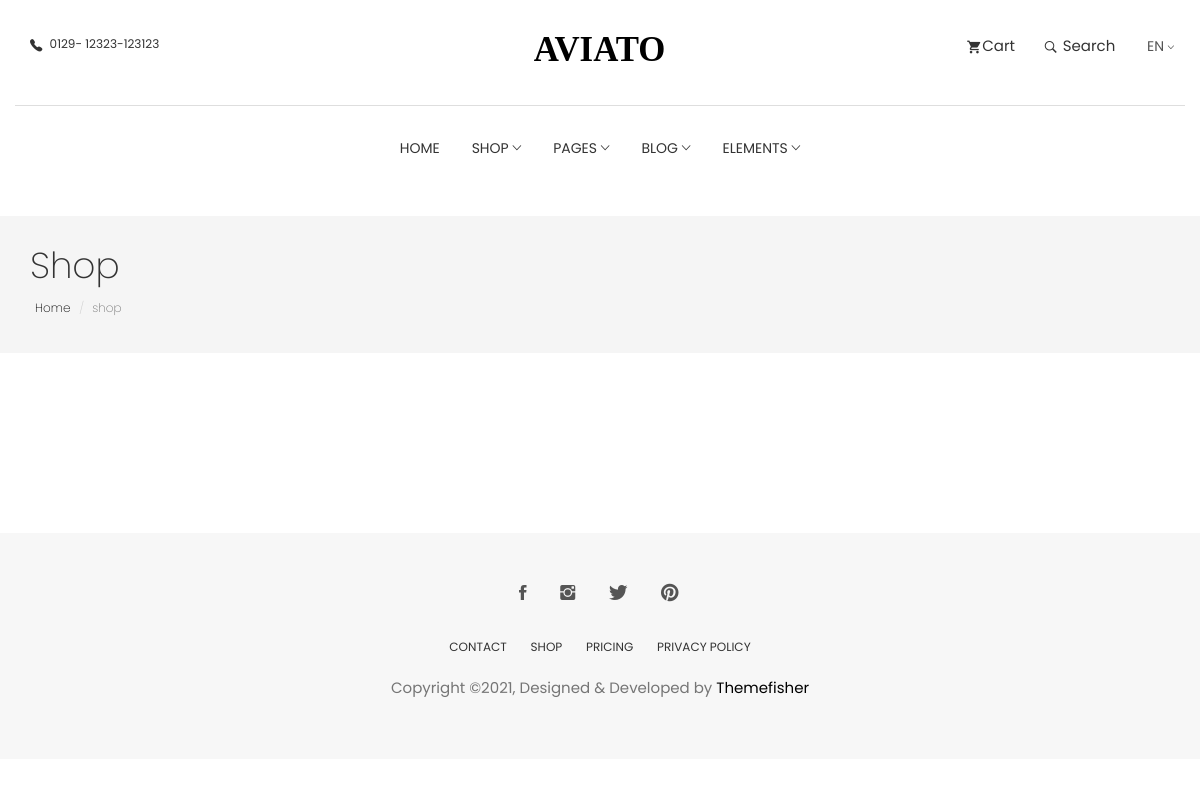
The app's page /shop (signed in), older data.
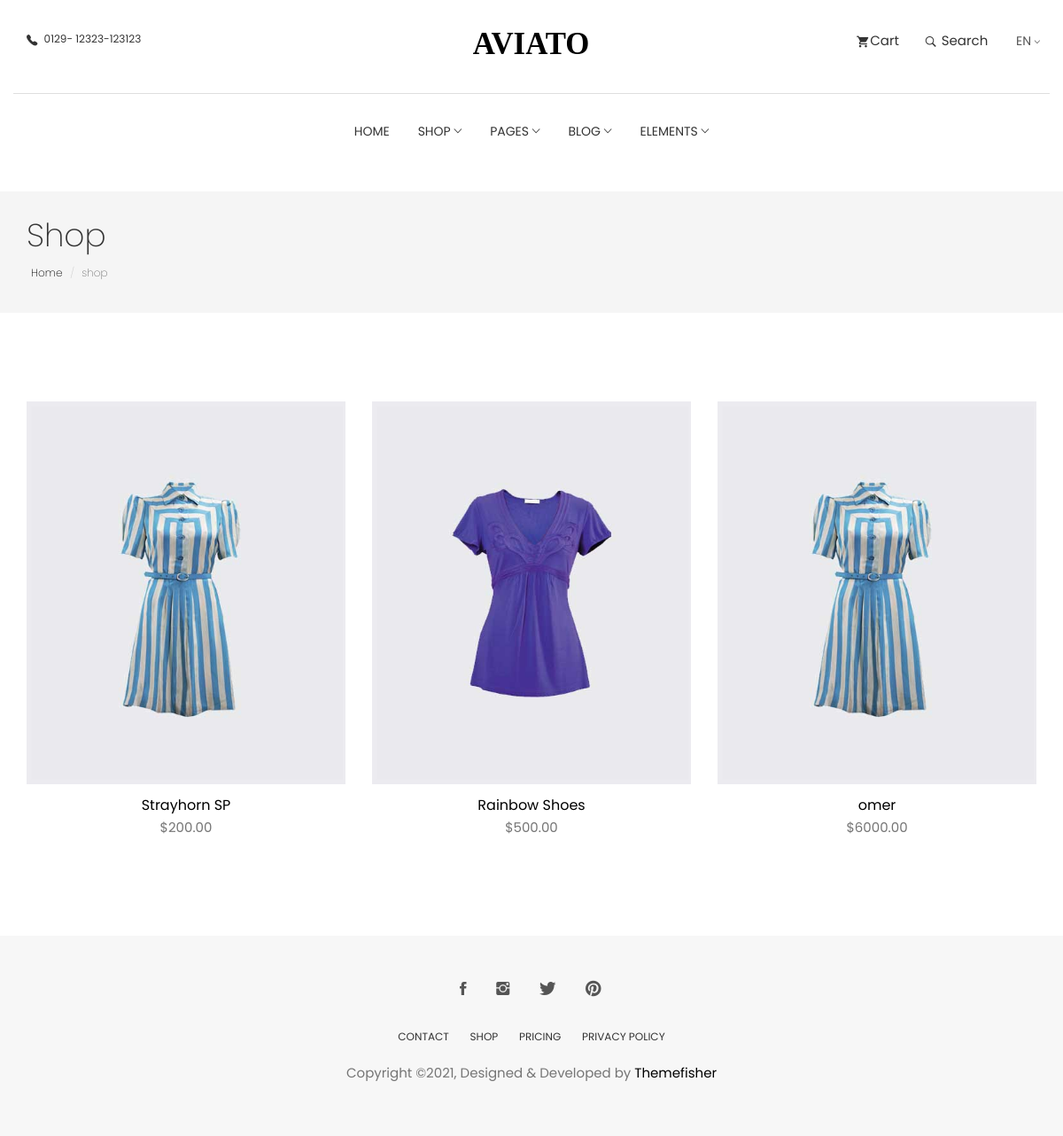
The same page, newer data.
### product/models.py (models this page shows, shortened)
class Product(models.Model):
    id = models.AutoField(primary_key=True, null=False, blank=False)
    title = models.CharField(max_length=50, null=False, blank=False)
    description = models.TextField(max_length=1000, null=False, blank=False, validators=[PRODUCT_DESCRIPTION])
    price = models.DecimalField(max_digits=7, decimal_places=2)
    color = models.CharField(max_length=23, null=False, blank=False, validators=[COLOR_HEXA_VALIDATOR,])
    size = models.CharField(max_length=3, choices=SIZE_TUPLE, default=SIZE_TUPLE[0][0])
    slug = models.SlugField(null=True, blank=True)
    category_id = models.ForeignKey('Category', null=False, blank=False, on_delete=models.DO_NOTHING)
    image = models.ImageField(upload_to=image_uploader(class_name='product'), null=False, blank=False)

### product/views.py (the view)
# urls.py: path('shop',product_shop, name='shop'),
@login_required
def product_shop(request):
    queryset = Product.objects.all()
    context = {
        "products": queryset,
        "app_name": "Aviato | Shop"
    }
    return render(request, 'shop.html', context)

### product/templates/shop.html (shortened to what this page needs)
{% extends 'base.html' %}
{% load static %}
{% load bootstrap4 %}
{% block container %}
<section class="page-header">
	<div class="container">
		<div class="row">
			<div class="col-md-12">
				<div class="content">
					<h1 class="page-name">Shop</h1>
					<ol class="breadcrumb">
						<li><a href="{% url 'products:home-page' %}">Home</a></li>
						<li class="active">shop</li>
					</ol>
				</div>
			</div>
		</div>
	</div>
</section>
<section class="products section">
	<div class="container">
		<div class="row">
            {% for product in products%}
			<div class="col-md-4">
				<div class="product-item">
					<div class="product-thumb">
						<img class="img-responsive" src="{{ product.image.url }}" alt="product-img" />
					</div>
					<div class="product-content">
						<h4><a href="product-single.html">{{product.title}}</a></h4>
						<p class="price">${{product.price}}</p>
					</div>
				</div>
			</div>
            {% endfor %}
		</div>
	</div>
</section>
{% endblock %}

### templates/base.html (shortened to what this page needs)
{% load static %}
{% load bootstrap4 %}
<!DOCTYPE html>
<html lang="en">
<head>
  <link rel="stylesheet" href="{% static 'plugins/themefisher-font/style.css' %}">
  <link rel="stylesheet" href="{% static 'plugins/bootstrap/css/bootstrap.min.css' %}">
  <link rel="stylesheet" href="{% static 'plugins/animate/animate.css' %}">
  <link rel="stylesheet" href="{% static 'plugins/slick/slick.css' %}">
  <link rel="stylesheet" href="{% static 'plugins/slick/slick-theme.css' %}">
  <link rel="stylesheet" href="{% static 'css/style.css' %}">
</head>
<body id="body">
<section class="top-header">
	<div class="container">
		<div class="row">
			<div class="col-md-4 col-xs-12 col-sm-4">
				<div class="contact-number">
					<i class="tf-ion-ios-telephone"></i>
					<span>0129- 12323-123123</span>
				</div>
			</div>
			<div class="col-md-4 col-xs-12 col-sm-4">
				<div class="logo text-center">
					<a href="{% url 'products:home-page' %}">
						<svg width="135px" height="29px" viewBox="0 0 155 29" version="1.1" xmlns="http://www.w3.org/2000/svg"
							xmlns:xlink="http://www.w3.org/1999/xlink">
							<g id="Page-1" stroke="none" stroke-width="1" fill="none" fill-rule="evenodd" font-size="40"
								font-family="AustinBold, Austin" font-weight="bold">
								<g id="Group" transform="translate(-108.000000, -297.000000)" fill="#000000">
									<text id="AVIATO">
										<tspan x="108.94" y="325">AVIATO</tspan>
									</text>
								</g>
							</g>
						</svg>
					</a>
				</div>
			</div>
			<div class="col-md-4 col-xs-12 col-sm-4">
				<ul class="top-menu text-right list-inline">
					<li class="dropdown cart-nav dropdown-slide">
						<a href="#!" class="dropdown-toggle" data-toggle="dropdown" data-hover="dropdown"><i
								class="tf-ion-android-cart"></i>Cart</a>
					</li>
					<li class="dropdown search dropdown-slide">
						<a href="#!" class="dropdown-toggle" data-toggle="dropdown" data-hover="dropdown"><i
								class="tf-ion-ios-search-strong"></i> Search</a>
					</li>
					<li class="commonSelect">
						<select class="form-control">
							<option>EN</option>
						</select>
					</li>
				</ul>
			</div>
		</div>
	</div>
</section>
<section class="menu">
	<nav class="navbar navigation">
		<div class="container">
			<div id="navbar" class="navbar-collapse collapse text-center">
				<ul class="nav navbar-nav">
					<li class="dropdown ">
						<a href="{% url 'products:home-page' %}">Home</a>
					</li>
					<li class="dropdown dropdown-slide">
						<a href="#!" class="dropdown-toggle" data-toggle="dropdown" data-hover="dropdown" data-delay="350"
							role="button" aria-haspopup="true" aria-expanded="false">Shop <span
								class="tf-ion-ios-arrow-down"></span></a>
					</li>
					<li class="dropdown full-width dropdown-slide">
						<a href="#!" class="dropdown-toggle" data-toggle="dropdown" data-hover="dropdown" data-delay="350"
							role="button" aria-haspopup="true" aria-expanded="false">Pages <span
								class="tf-ion-ios-arrow-down"></span></a>
					</li>
					<li class="dropdown dropdown-slide">
						<a href="#!" class="dropdown-toggle" data-toggle="dropdown" data-hover="dropdown" data-delay="350"
							role="button" aria-haspopup="true" aria-expanded="false">Blog <span
								class="tf-ion-ios-arrow-down"></span></a>
					</li>
					<li class="dropdown dropdown-slide">
						<a href="#!" class="dropdown-toggle" data-toggle="dropdown" data-hover="dropdown" data-delay="350"
							role="button" aria-haspopup="true" aria-expanded="false">Elements <span
								class="tf-ion-ios-arrow-down"></span></a>
					</li>
				</ul>
			</div>
		</div>
	</nav>
</section>
{% block container %}
{% endblock%}
<footer class="footer section text-center">
    <div class="container">
        <div class="row">
            <div class="col-md-12">
                <ul class="social-media">
                    <li>
                        <a href="https://www.facebook.com/themefisher">
                            <i class="tf-ion-social-facebook"></i>
                        </a>
                    </li>
                    <li>
                        <a href="https://www.instagram.com/themefisher">
                            <i class="tf-ion-social-instagram"></i>
                        </a>
                    </li>
                    <li>
                        <a href="https://www.twitter.com/themefisher">
                            <i class="tf-ion-social-twitter"></i>
                        </a>
                    </li>
                    <li>
                        <a href="https://www.pinterest.com/themefisher/">
                            <i class="tf-ion-social-pinterest"></i>
                        </a>
                    </li>
                </ul>
                <ul class="footer-menu text-uppercase">
                    <li>
                        <a href="contact.html">CONTACT</a>
                    </li>
                    <li>
                        <a href="shop.html">SHOP</a>
                    </li>
                    <li>
                        <a href="pricing.html">Pricing</a>
                    </li>
                    <li>
                        <a href="contact.html">PRIVACY POLICY</a>
                    </li>
                </ul>
                <p class="copyright-text">Copyright &copy;2021, Designed &amp; Developed by <a href="https://themefisher.com/">Themefisher</a></p>
            </div>
        </div>
    </div>
</footer>
  </body>
  </html>

### static/css/style.css (style rules this page uses)
body { line-height: 1.5; font-family: "Poppins", sans-serif; -webkit-font-smoothing: antialiased; }
p { font-family: "Poppins", sans-serif; color: #757575; font-size: 15px; }
h1, h2, h3, h4, h5, h6 { font-family: "Poppins", sans-serif; }
h1, h2, h3, h4, h5, h6 { font-weight: 400; }
ol, ul { margin: 0; padding: 0; list-style: none; }
a, a:focus, a:hover { text-decoration: none; outline: 0; color: #000; }
.form-control { box-shadow: none; border-radius: 0; }
.section { padding: 80px 0; }
.page-header { background: #f5f5f5; margin-top: 20px; border-bottom: none; padding: 30px 0; }
.page-header h1 { font-weight: 200; margin: 0 0 6px 0; }
.page-header .breadcrumb { background: transparent; padding: 5px; margin: 0; }
.page-header .breadcrumb li { font-weight: 200; font-size: 12px; }
.page-header .breadcrumb li a { color: #000; }
.dropdown-slide { position: static; }
.commonSelect { margin-left: 10px; padding-right: 6px; position: relative; }
.commonSelect:before { content: "\f3d0"; font-family: "themefisher-font"; position: absolute; right: -4px; top: 4px; font-size: 10px; }
.commonSelect select { -webkit-appearance: none; -moz-appearance: none; cursor: pointer; border: none; padding: 0; height: auto; color: #555; }
.top-header .container { padding-top: 35px; padding-bottom: 35px; border-bottom: 1px solid #dedede; }
.top-header .contact-number { font-size: 12px; color: #333; }
.top-header .contact-number i { margin-right: 4px; font-size: 18px; vertical-align: middle; }
.top-header .top-menu > li > a { color: #333; font-size: 15px; padding: 0 8px; }
.top-header .top-menu > li > a i { font-size: 16px; margin-right: 2px; vertical-align: middle; }
.top-header .logo a { display: inline-block; }
.navigation { margin-bottom: 0; padding: 10px 0; }
.navigation .navbar-nav > li { position: static; }
.navigation .navbar-nav > li > a { color: #333; font-size: 14px; padding: 20px 15px; text-transform: uppercase; transition: 0.2s ease-in-out 0s; border: 1px solid transparent; }
.navigation .container { position: relative; }
.navigation .navbar-nav { float: none; display: inline-block; }
.product-item { margin-bottom: 30px; }
.product-item .product-thumb { position: relative; }
.product-item .product-thumb img { width: 100%; height: auto; }
.product-item .product-thumb:before { transition: 0.3s all; opacity: 0; background: rgba(0, 0, 0, 0.6); content: ""; position: absolute; top: 0; right: 0; left: 0; bottom: 0; }
.product-item .product-content { text-align: center; }
.product-item .product-content h4 { font-size: 16px; font-weight: 400; margin-top: 15px; margin-bottom: 6px; }
.product-item .product-content h4 a { color: #000; }
.footer { background: #F7F7F7; padding: 50px 0; }
.footer .footer-menu { margin-top: 30px; }
.footer .footer-menu li { display: inline-block; margin: 0 10px; }
.footer .footer-menu li a { color: #333; font-size: 12px; }
.footer .copyright-text { margin-top: 20px; }
.copyright-text a { color: #000; }
.social-media li { display: inline-block; margin: 0 5px; }
.social-media li a { padding: 8px 10px; }
.social-media li a i { font-size: 20px; color: #555; }

Row changes from the older to the newer data that the page shows:
added Product: image (picture), title "Strayhorn SP", price "200.00"
added Product: image (picture), title "Rainbow Shoes", price "500.00"
added Product: image (picture), title "omer", price "6000.00"
